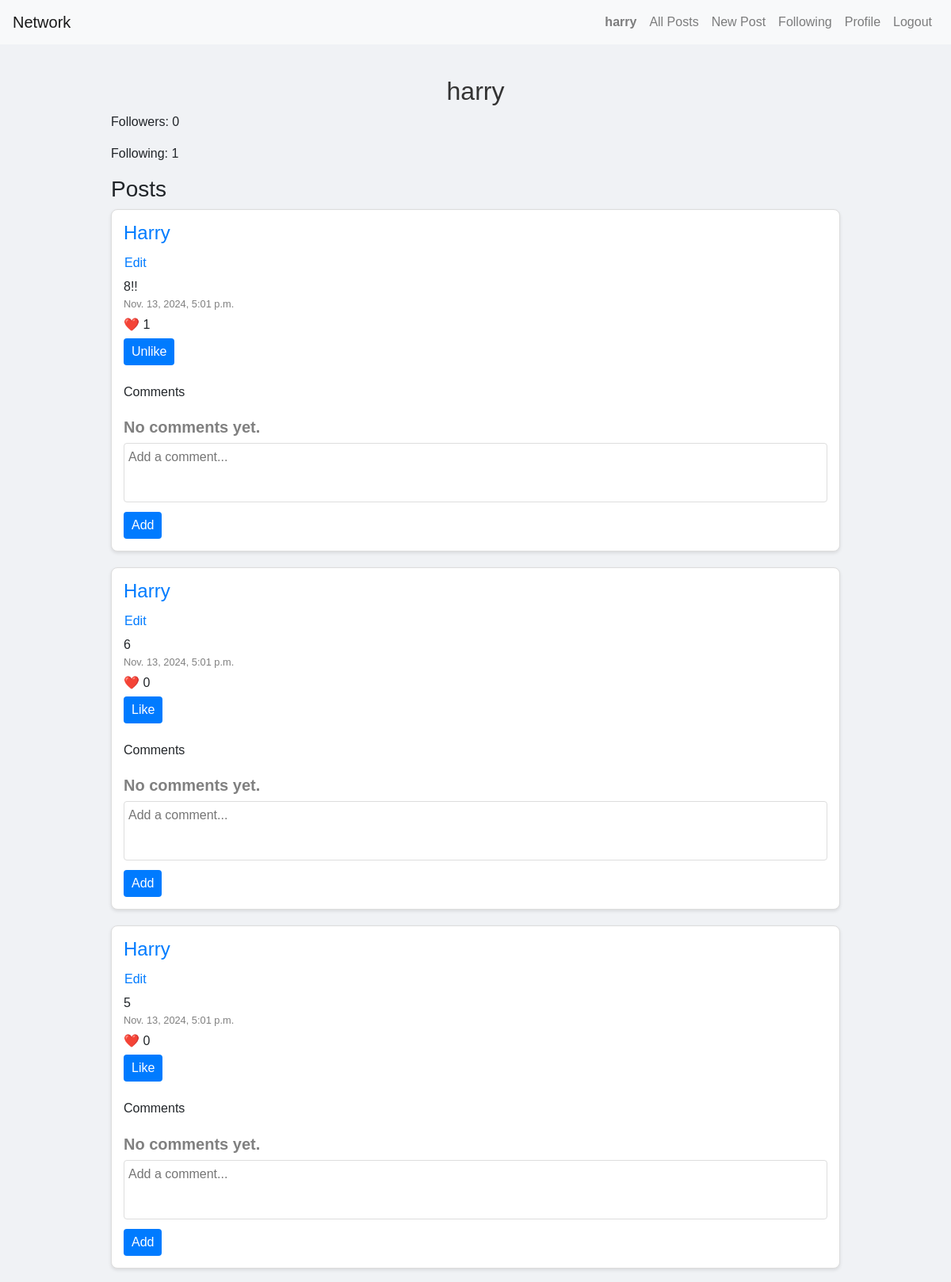
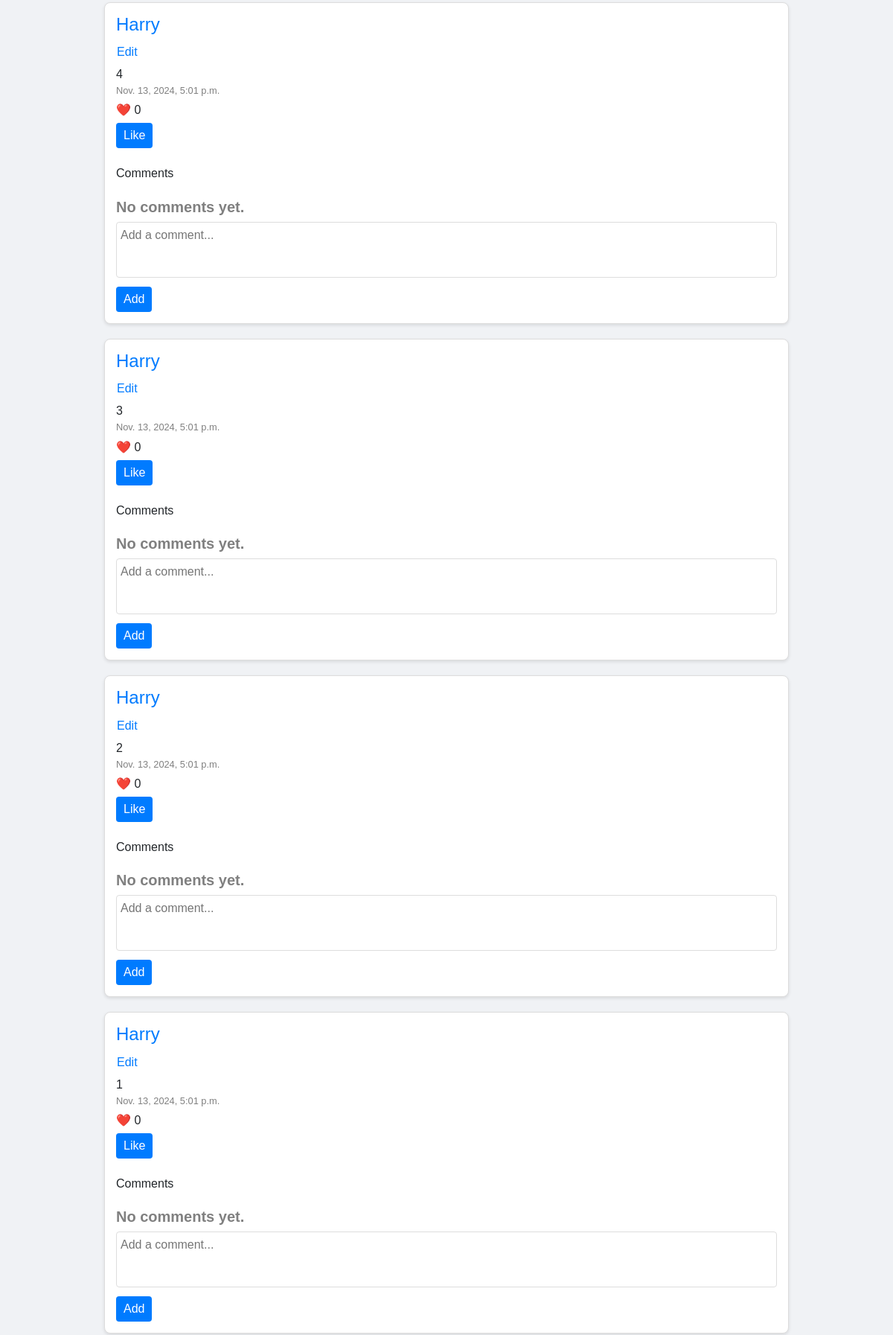
/profile/harry (signed in, upper part), run on the app's committed database (2 pictures, top to bottom).
### network/models.py (models this page shows)
class User(AbstractUser):
    pass

class Post(models.Model):
    user = models.ForeignKey(User, on_delete=models.CASCADE, related_name="posts")
    content = models.TextField()
    timestamp = models.DateTimeField(auto_now_add=True)

### network/views.py (the view)
# urls.py: path("profile/<str:username>", views.profile, name="profile"),
@login_required
def profile(request, username):
    user = get_object_or_404(User, username=username)
    posts = user.posts.all().order_by("-timestamp")
    paginator = Paginator(posts, 10)  # Limitar a 10 publicaciones por página
    page_number = request.GET.get('page')
    page_obj = paginator.get_page(page_number)
    followers = user.followers.count()
    following = user.following.count()
    is_following = Follow.objects.filter(follower=request.user, following=user).exists()
    liked_posts = Like.objects.filter(user=request.user).values_list('post_id', flat=True)
    return render(request, "network/profile.html", {
        "profile_user": user,
        "page_obj": page_obj,
        "followers": followers,
        "following": following,
        "is_following": is_following,
        "liked_posts": liked_posts
    })

### network/templates/network/profile.html (shortened to what this page needs)
{% extends "network/layout.html" %} {% block body %}
<h2>{{ profile_user.username }}</h2>
<p>Followers: <span id="followers-count">{{ followers }}</span></p>
<p>Following: <span id="following-count">{{ following }}</span></p>
<h3>Posts</h3>
{% for post in page_obj %}
    <div class="post">
        <h4>
            <a href="{% url 'profile' post.user.username %}">
                {{ post.user.username|capfirst }}
            </a>
        </h4>
        {% if post.user == user %}
        <button class="edit-button" data-post-id="{{ post.id }}">Edit</button>
        {% endif %}
        <p class="content">{{ post.content }}</p>
        <p class="timestamp">{{ post.timestamp }}</p>
        <p class="like-count">
            ❤️ <span id="like-count-{{ post.id }}">{{ post.likes.count }}</span>
        </p>
        {% if user.is_authenticated %}
        <button class="like-button" data-post-id="{{ post.id }}">
            {% if post.id in liked_posts %} Unlike {% else %} Like {% endif %}
        </button>
        {% endif %}
        <div class="comments">
            <br>
            <h6>Comments</h6>
            {% if post.comments.all %}
            {% for comment in post.comments.all %}
            <div class="comment">
                <p><strong>{{ comment.user.username }}</strong>: {{ comment.content }}</p>
                <p class="timestamp">{{ comment.timestamp }}</p>
            </div>
            {% endfor %}
            {% else %}
            <p id="no-comments-message">No comments yet.</p>
            {% endif %}
            {% if user.is_authenticated %}
            <form action="{% url 'add_comment' post.id %}" method="post">
                <textarea name="content" rows="2" cols="50" placeholder="Add a comment..."></textarea>
                <br>
                <button type="submit">Add</button>
            </form>
            {% endif %}
        </div>
    </div>
{% endfor %}
{% endblock %}

### network/templates/network/layout.html (shortened to what this page needs)
{% load static %}
<!DOCTYPE html>
<html lang="en">
  <head>
    <link
      rel="stylesheet"
      href="https://stackpath.bootstrapcdn.com/bootstrap/4.4.1/css/bootstrap.min.css"
    />
    <link href="{% static 'network/styles.css' %}" rel="stylesheet" />
  </head>
  <body>
    <nav class="navbar navbar-expand-lg navbar-light bg-light">
      <a class="navbar-brand" href="{% url 'index' %}">Network</a>
      <div class="collapse navbar-collapse" id="navbarNav">
        <ul class="navbar-nav ml-auto">
          {% if user.is_authenticated %}
          <li class="nav-item">
            <a class="nav-link" href="#"
              ><strong>{{ user.username }}</strong></a
            >
          </li>
          {% endif %}
          <li class="nav-item">
            <a class="nav-link" href="{% url 'index' %}">All Posts</a>
          </li>
          {% if user.is_authenticated %}
          <li class="nav-item">
            <a class="nav-link" href="{% url 'new_post' %}">New Post</a>
          </li>
          <li class="nav-item">
            <a class="nav-link" href="{% url 'following' %}">Following</a>
          </li>
          <li class="nav-item">
            <a class="nav-link" href="{% url 'profile' user.username %}"
              >Profile</a
            >
          </li>
          <li class="nav-item">
            <a class="nav-link" href="{% url 'logout' %}">Logout</a>
          </li>
          {% endif %}
        </ul>
      </div>
    </nav>
    <div class="container">
       {% block body %} {% endblock %}
    </div>
  </body>
</html>

### network/static/network/styles.css (style rules this page uses)
body { font-family: Arial, sans-serif; background-color: #f0f2f5; margin: 0; padding: 0; }
h2 { text-align: center; color: #333; margin-top: 20px; }
.container { width: 80%; margin: 0 auto; padding: 20px; }
.comments textarea[name="content"] { width: 100%; height: 75px; border: 1px solid #ddd; border-radius: 4px; padding: 5px; margin-bottom: 5px; resize: none; }
.post { background-color: #fff; border: 1px solid #ddd; border-radius: 8px; padding: 15px; margin-bottom: 20px; box-shadow: 0 2px 4px rgba(0, 0, 0, 0.1); }
.post h4 { margin: 0 0 10px 0; }
.post p { margin: 5px 0; }
.post .content { margin-bottom: -5px; margin-top: 5px; }
.post .timestamp { color: grey; font-size: 0.8em; margin: 5px 0; }
.post .like-count { margin: 0 auto; margin-bottom: 5px; }
.post .like-button, .comments button[type="submit"] { background-color: #007bff; color: #fff; border: none; border-radius: 4px; padding: 5px 10px; cursor: pointer; }
.post .comments #no-comments-message { text-align:left; margin-top:20px; font-size:20px; font-weight:bold; color:gray; }
.edit-button { border: none; background-color: transparent; color: #007bff; margin-left: -5px; }

### data on the page
User: username "harry"
Post: user.username "Harry", content "8!!", timestamp "Nov. 13, 2024, 5:01 p.m.", likes.count "1", shows "Unlike", shows "No comments yet."
Post: user.username "Harry", content "6", timestamp "Nov. 13, 2024, 5:01 p.m.", likes.count "0", shows "Like", shows "No comments yet."
Post: user.username "Harry", content "5", timestamp "Nov. 13, 2024, 5:01 p.m.", likes.count "0", shows "Like", shows "No comments yet."
Post: user.username "Harry", content "4", timestamp "Nov. 13, 2024, 5:01 p.m.", likes.count "0", shows "Like", shows "No comments yet."
Post: user.username "Harry", content "3", timestamp "Nov. 13, 2024, 5:01 p.m.", likes.count "0", shows "Like", shows "No comments yet."
Post: user.username "Harry", content "2", timestamp "Nov. 13, 2024, 5:01 p.m.", likes.count "0", shows "Like", shows "No comments yet."
Post: user.username "Harry", content "1", timestamp "Nov. 13, 2024, 5:01 p.m.", likes.count "0", shows "Like", shows "No comments yet."

### other printed values
{{ followers }} "0"
{{ following }} "1"
